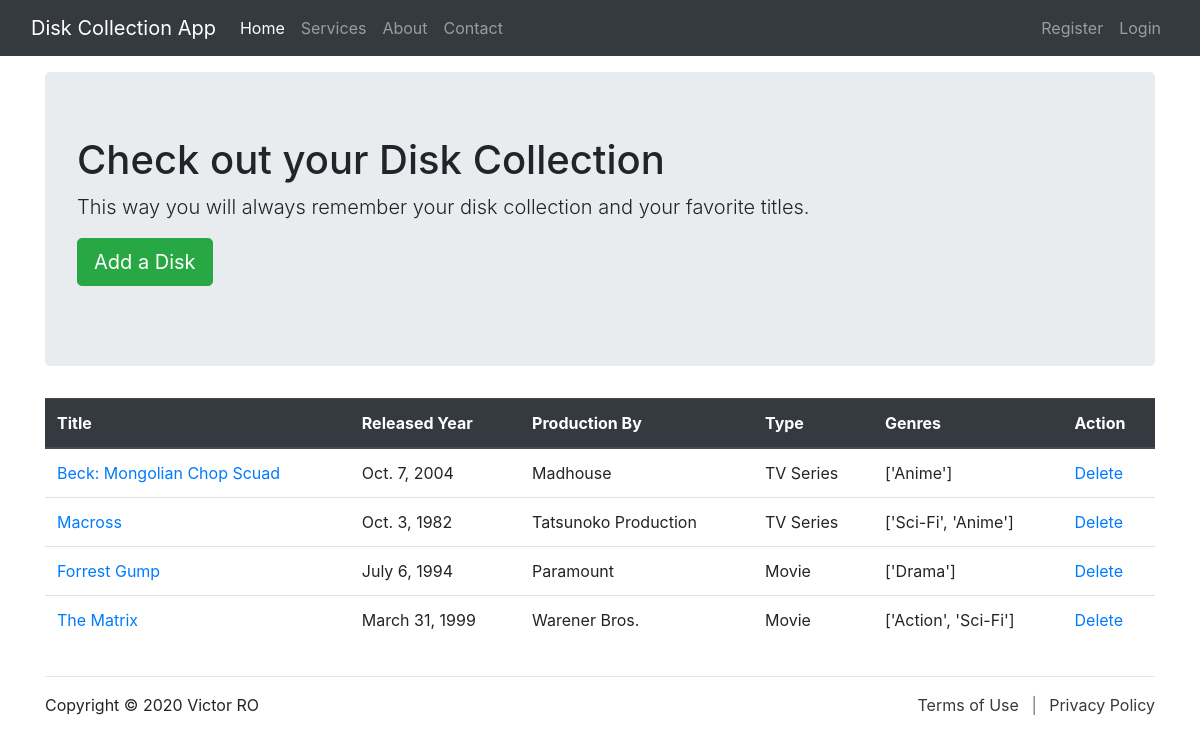
The page /home on the database its author committed.
### disk_collection_app/models.py (models this page shows)
class Disks(models.Model):
    title = models.CharField(max_length=150)
    released_date = models.DateField(null=True)
    production = models.CharField(max_length=50)
    prod_type = models.CharField(max_length=30)
    genres = models.CharField(max_length=255, default=None)
    created_at = models.DateTimeField(auto_now_add=True)
    updated_at = models.DateTimeField(auto_now=True)

### disk_collection_app/views.py (the view)
# urls.py: path('home', views.home),
def home(request):
    context = {
        'disks_list': Disks.objects.all(),
    }
    return render(request, 'home.html', context)

### disk_collection_app/templates/home.html (shortened to what this page needs)
<!DOCTYPE html>
<html lang="en">
<head>
    <link rel="stylesheet" href="https://cdn.jsdelivr.net/npm/bootstrap@4.5.3/dist/css/bootstrap.min.css">
</head>
<body>
    <nav class="navbar navbar-expand-md navbar-dark bg-dark mb-3">
        <div class="container-fluid">
            <a href="#" class="navbar-brand mr-3">Disk Collection App</a>
            <div class="collapse navbar-collapse" id="navbarCollapse">
                <div class="navbar-nav">
                    <a href="#" class="nav-item nav-link active">Home</a>
                    <a href="#" class="nav-item nav-link">Services</a>
                    <a href="#" class="nav-item nav-link">About</a>
                    <a href="#" class="nav-item nav-link">Contact</a>
                </div>
                <div class="navbar-nav ml-auto">
                    <a href="#" class="nav-item nav-link">Register</a>
                    <a href="#" class="nav-item nav-link">Login</a>
                </div>
            </div>
        </div>
    </nav>
    <div class="container">
        <div class="jumbotron">
            <h1>Check out your Disk Collection</h1>
            <p class="lead">This way you will always remember your disk collection and your favorite titles.</p>
            <p><a href="" data-toggle="modal" data-target="#modal_add_form" class="btn btn-success btn-lg">Add a Disk</a></p>
        </div>
        <div class="table-responsive">
            <table class="table">
                <thead class="thead-dark">
                    <tr>
                        <th>Title</th>
                        <th>Released Year</th>
                        <th>Production By</th>
                        <th>Type</th>
                        <th>Genres</th>
                        <th>Action</th>
                    </tr>
                </thead>
                <tbody>
                {% for disk in disks_list %}
                    <tr>
                        <td><a href="/disk_info/{{disk.id}}">{{ disk.title }}</a></td>
                        <td>{{ disk.released_date }}</td>
                        <td>{{ disk.production }}</td>
                        <td>{{ disk.prod_type }}</td>
                        <td>{{ disk.genres }}</td>
                        <td><a href="/delete_disk/{{disk.id}}">Delete</a></td>
                    </tr>
                {% endfor %}
                </tbody>
            </table>
        </div>
        <hr>
        <footer>
            <div class="row">
                <div class="col-md-6">
                    <p>Copyright &copy; 2020 Victor RO</p>
                </div>
                <div class="col-md-6 text-md-right">
                    <a href="#" class="text-dark">Terms of Use</a>
                    <span class="text-muted mx-2">|</span>
                    <a href="#" class="text-dark">Privacy Policy</a>
                </div>
            </div>
        </footer>
    </div>
</body>
</html>

### rows shown on the page
Disks: title "Beck: Mongolian Chop Scuad", released_date "Oct. 7, 2004", production "Madhouse", prod_type "TV Series", genres "['Anime']"
Disks: title "Macross", released_date "Oct. 3, 1982", production "Tatsunoko Production", prod_type "TV Series", genres "['Sci-Fi', 'Anime']"
Disks: title "Forrest Gump", released_date "July 6, 1994", production "Paramount", prod_type "Movie", genres "['Drama']"
Disks: title "The Matrix", released_date "March 31, 1999", production "Warener Bros.", prod_type "Movie", genres "['Action', 'Sci-Fi']"
